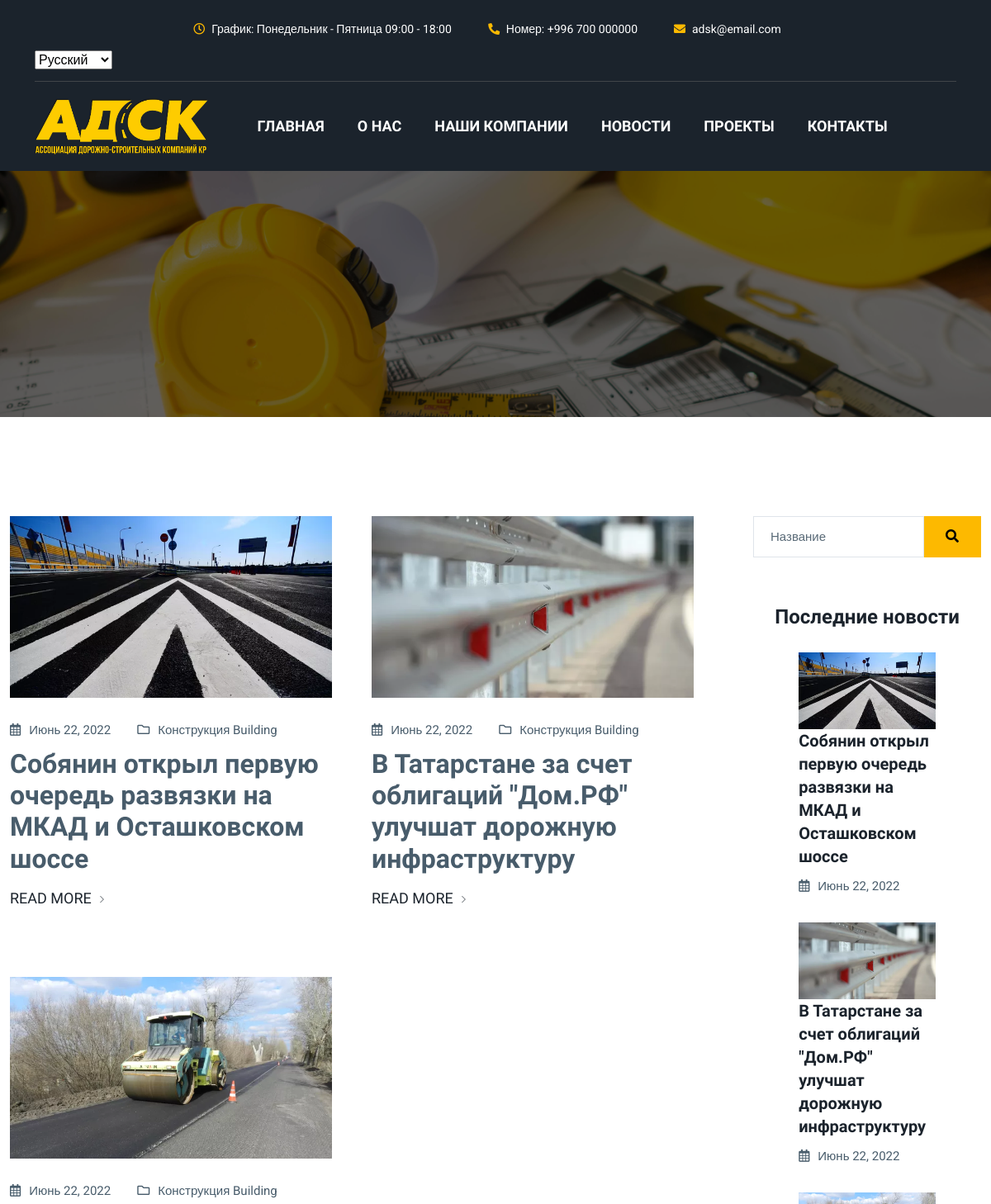
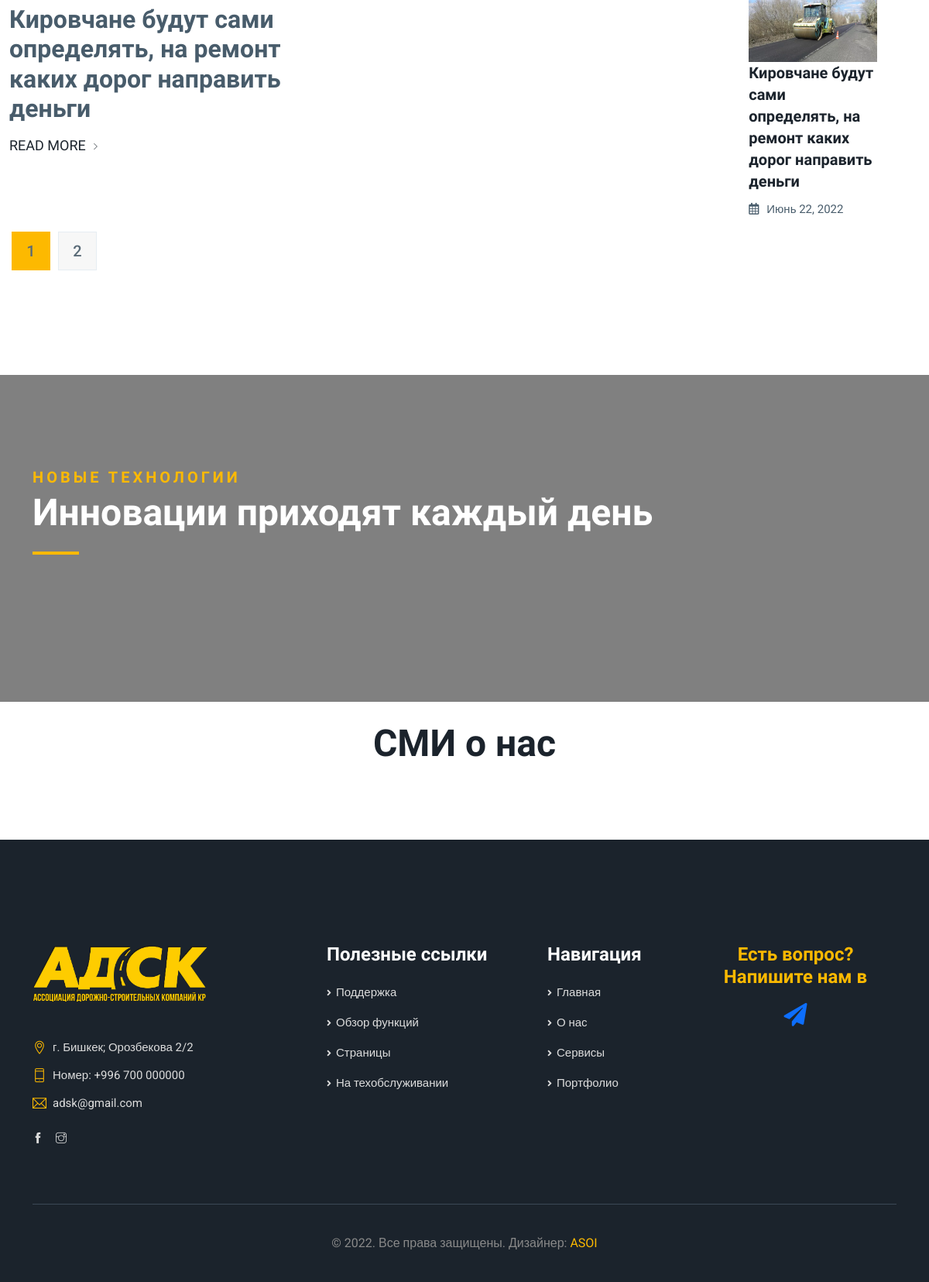
Screenshot of /search with the database file from the repository (2 pictures, top to bottom).
### first/models.py (models this page shows, shortened)
class News(models.Model):
    title = models.CharField(max_length=200, verbose_name="Новости")
    created_at = models.DateTimeField(auto_now_add=True)
    image = models.ImageField(null=True, blank=True, upload_to="news")
    @classmethod
    def last_four_news(cls) -> QuerySet:
        return cls.objects.all().order_by('created_at')[:4]

### first/views.py (the view)
# urls.py: path('search', search_news, name='search'),
@csrf_exempt
def search_news(request):
    query = request.GET.get('q')
    _news = None
    if query is not None:
        _news = News.search_news(query)
    if not _news or query is None:
        _news = News.objects.all()
    return render(request, "blog.html", {'news': _news, 'last_four_news': News.last_four_news()})

### templates/blog.html (shortened to what this page needs)
{% extends 'index.html' %}
{% load static %}
{% load i18n%}
{% block page %}
            <section class="banner_area">
                <div class="overlay_bg parallax-effect" style="background: url(static/img/banner4.jpg) no-repeat;"></div>
            </section>
            <section class="con_blog_area sec_gap">
                <div class="container-xxl news">
                    <div class="row">
                        <div class="col-9" style="display: flex; flex-wrap: wrap">
                            {% for new in news %}
                        <div class="col-lg-6">
                            <div class="blog_inner">
                                <article class="blog_item">
                                    <a href="#"><img src="{{new.image.url}}" alt=""></a>
                                    <ul class="post_meta list-unstyled">
                                        <li><a href="#"><i class="far fa-calendar-alt"></i>{{ new.created_at.date}}</a></li>
                                        <li><i class="far fa-folder"></i><a href="#">{% trans 'Конструкция' %}</a> <a href="#">Building</a></li>
                                    </ul>
                                    <a href="{% url 'news' new.pk %}">
                                        <h2 class="l_post_title">{{ new.title}}</h2>
                                    </a>
                                    <a href="{% url 'news' new.pk %}" class="read_btn">Read More <i class="ti-angle-right"></i></a>
                                </article>
                            </div>
                        </div>
                                {% endfor %}
                        </div>
                        <div class="col-lg-3">
                            <div class="blog_sidebar">
                                <div class="widget sidebar_widget widget_search">
                                    <form action="{% url 'search' %}" method="GET" class="search-form input-group">
                                        <input name="q" type="search" class="form-control widget_input" placeholder="Название">
                                        <button type="submit"><i class="fas fa-search"></i></button>
                                    </form>
                                </div>
                                <div class="widget recente_post_widget">
                                    <h4 class="w_title" style="text-align: center;">{% trans 'Последние новости' %}</h4>
                                    {% include "last_four_news.html" %}
                                </div>
                                </div>
                            </div>
<nav class="navigation pagination" role="navigation">
                                    <span aria-current="page" class="page-numbers current">1</span>
                                    <a class="page-numbers" href="#">2</a>
                                </nav>
                        </div>
                    </div>
                </div>
<section class="blog-con_project_area con_project_area sec_gap">
                <div class="container">
                    <div class="project_title d-flex justify-content-between align-items-end">
                        <div class="section_title">
                            <h6 class="con_title_top">{% trans 'Новые технологии' %}</h6>
                            <h2 class="con_title c_w">{% trans 'Инновации приходят каждый день' %}</h2>
                            <div class="line_bottom mb-0"></div>
                        </div>
                    </div>
                </div>
            </section>
            <section class="">
                <h2 class="con_title" style="
    margin: 25px 0 15px;
    text-align: center;
">СМИ о нас</h2>
                <div class="page-content">
                </div>
</section>
{% endblock %}

### templates/last_four_news.html
{% for last_n in last_four_news %}
    <div class="media latest_post_thumb">
        <img src={{ last_n.image.url }} alt="">
        <div class="media-body">
            <a href="#">
                <h4>{{ last_n.title }}</h4>
            </a>
            <ul class="post_meta list-unstyled">
                <li><a href="#"><i class="far fa-calendar-alt"></i>{{ last_n.created_at.date }}</a></li>
            </ul>
        </div>
    </div>
{% endfor %}

### rows the page displays
News: image (picture), created_at "Июнь 22, 2022", title "Собянин открыл первую очередь развязки на МКАД и Осташковском шоссе"
News: image (picture), created_at "Июнь 22, 2022", title "В Татарстане за счет облигаций \"Дом.РФ\" улучшат дорожную инфраструктуру"
News: image (picture), created_at "Июнь 22, 2022", title "Кировчане будут сами определять, на ремонт каких дорог направить деньги"

### other values shown
form field language "Русский"
